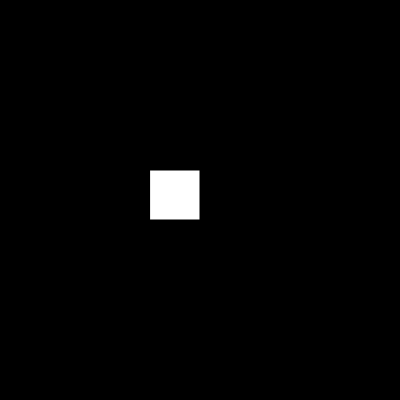
Frame 1 (no input)
Frame 60 (no input): identical to frame 1, image omitted
Frame 120 (the mouse pressed at the canvas centre since frame 60): identical to frame 1, image omitted

The p5.js sketch that drew this single still picture (run headless with seeded random() and noise() and a simulated clock; from frame 60 on, the mouse is pressed at the canvas centre):

// p5.js sketch
// ── sketch.js
var slider;

function setup() {
  createCanvas(400, 400);
   slider = createSlider(0,100,50);
}

function draw() {
  background(0);
 rect(150,170,slider.value(),slider.value());
}
